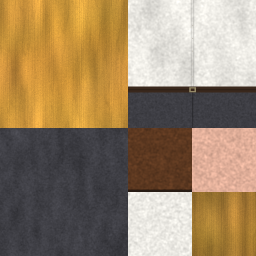
#> input picture pieces/lps-hombre/out/body_256.png, 256 x 256 px
$ python make_props.py
#> lines starting #> are read from the running program, lines starting #| are printed output that depends on the picture; after the words box and inside, x2 and y2 are one past the last pixel; in counts of white or black regions, pixels touching at a corner belong together
"""venv: prop + easter-egg textures for lps-onoda (pixel art, nearest). Writes tex/props/*.png and tex/eggs/*.png."""
from pathlib import Path
import numpy as np
from PIL import Image, ImageDraw, ImageFont

H = Path(__file__).resolve().parent; P = H / "props"; E = H / "eggs"
rng = np.random.default_rng(5)
IMPACT = "/System/Library/Fonts/Supplemental/Impact.ttf"; MONO = "/System/Library/Fonts/Supplemental/Courier New Bold.ttf"
f = lambda p, s: ImageFont.truetype(p, s)


def paper(w, h, base=(236, 226, 196)):
    a = np.zeros((h, w, 3)) + base + rng.normal(0, 5, (h, w, 3))
    return Image.fromarray(a.clip(0, 255).astype(np.uint8))


# commander's uniform: the old man's body texture tinted olive (skin / hands kept)
b = np.asarray(Image.open(H.parents[1] / "lps-hombre/out/body_256.png").convert("RGB")).astype(float)
lum = b.mean(2, keepdims=True) / 255; skin = (b[..., 0] > 190) & (b[..., 1] > 140) & (b[..., 2] > 110)
#> after `skin = (b[..., 0] > 190) & (b[..., 1] > 140) & (b[..., 2] > 110)`:
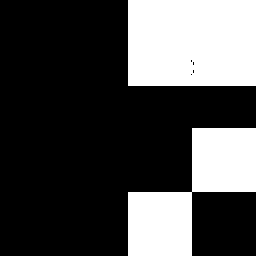
#> skin: shape (256, 256) bool; 29.3% white; 2 white regions, box (x1, y1, x2, y2) and area: (128, 0, 256, 86) 10999, (128, 128, 256, 256) 8192
ol = np.array((38, 42, 20)) + lum * np.array((92, 96, 50))
Image.fromarray(np.where(skin[..., None], b, ol).clip(0, 255).astype(np.uint8)).save(P / "cmdr_body_256.png")

im = paper(96, 128); d = ImageDraw.Draw(im)                             # leaflet
d.text((48, 18), "THE WAR", font=f(IMPACT, 17), fill=(30, 20, 14), anchor="mm")
d.text((48, 38), "IS OVER", font=f(IMPACT, 17), fill=(170, 20, 20), anchor="mm")
for y in range(56, 120, 7):
    d.line((10, y, 10 + rng.integers(50, 76), y), fill=(70, 60, 50), width=2)
im.save(P / "leaflet.png")

im = paper(128, 112, (238, 238, 228)); d = ImageDraw.Draw(im)           # Suzuki's checklist
for y in range(20, 112, 18):
    d.line((0, y, 128, y), fill=(150, 180, 220))
d.line((16, 0, 16, 112), fill=(220, 120, 120))
d.text((22, 4), "LOOKING FOR:", font=f(MONO, 13), fill=(20, 30, 90))
for i, t in enumerate(("PANDA", "YETI", "ONODA")):
    y = 26 + 18 * i; d.rectangle((22, y, 32, y + 10), outline=(20, 30, 90), width=2); d.text((38, y - 2), t, font=f(MONO, 14), fill=(20, 30, 90))
im.save(P / "checklist.png")
d.line((22, 66, 27, 72), fill=(200, 20, 20), width=3); d.line((27, 72, 36, 56), fill=(200, 20, 20), width=3)
im.save(P / "checklist_done.png")

im = paper(80, 128, (232, 218, 180)); d = ImageDraw.Draw(im)            # the order: vertical brush columns + red seal
for x in range(64, 8, -12):
    y = 10
    while y < 110:
        h = int(rng.integers(5, 10)); d.rectangle((x, y, x + 5, y + h), fill=(25, 20, 18)); y += h + 3
d.rectangle((8, 104, 22, 118), fill=(196, 30, 30)); im.save(P / "order.png")

# map (128 px, rows top = north): island mask -> height; sea with depth + wave streaks, beaches, forest, mountains
from PIL import ImageFilter
mask = Image.new("L", (128, 128), 0); d = ImageDraw.Draw(mask)
#> after `mask = Image.new('L', (128, 128), 0)`: mask: PIL image 128x128 L; every value is 0
d.polygon([(70, 0), (96, 6), (100, 30), (90, 48), (104, 64), (96, 74), (74, 60), (66, 40), (58, 20)], fill=255)   # Luzon
d.polygon([(70, 84), (90, 80), (98, 100), (84, 116), (68, 106)], fill=255)                                       # Mindoro
d.polygon([(44, 80), (54, 77), (56, 84), (46, 87)], fill=255)                                                    # Lubang
d.polygon([(110, 100), (124, 96), (127, 120), (114, 124)], fill=255)
m = np.asarray(mask, float) / 255
#> m: shape (128, 128) float64; values 0 (black) and 1 (white), 20.1% white; 4 white regions, box (x1, y1, x2, y2) and area: (58, 0, 105, 75) 2074, (68, 80, 99, 117) 774, (110, 96, 128, 125) 362, (44, 77, 57, 88) 87
dist = np.asarray(mask.filter(ImageFilter.GaussianBlur(6)), float) / 255
hgt = np.clip(np.asarray(mask.filter(ImageFilter.MinFilter(5)).filter(ImageFilter.GaussianBlur(5)), float) / 255, 0, 1)
hgt = hgt * (0.7 + 0.6 * rng.random((128, 128)) ** 2)
yy, xx = np.mgrid[:128, :128]
sea = np.array((22, 70, 150))[None, None] * (1 - dist[..., None]) + np.array((60, 170, 210))[None, None] * dist[..., None]
sea = sea * (0.95 + 0.1 * rng.random((128, 128, 1)))
sea[((xx + 3 * (yy % 7)) % 11 == 0) & (yy % 5 == 0)] = (150, 210, 240)                                          # wave streaks
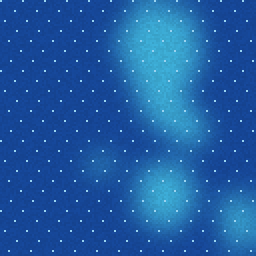
#> sea: shape (128, 128, 3) float64 (shown 2 times larger); mean of channels 0, 1, 2 31.8, 92, 163.3; drawn as R, G, B
land = np.where(hgt[..., None] > 0.62, np.array((120, 100, 64)), np.where(hgt[..., None] > 0.35, np.array((40, 120, 50)), np.array((80, 160, 60))))
land = land * (0.85 + 0.25 * rng.random((128, 128, 1)))
beach = (m > 0.5) & (np.asarray(mask.filter(ImageFilter.MinFilter(3)), float) < 128)
#> beach: shape (128, 128) bool; 3.1% white in thin lines or dots, all inside (x1, y1, x2, y2) = (44, 0, 128, 125)
a = np.where(m[..., None] > 0.5, land, sea); a[beach] = (230, 214, 150)
#> after `a[beach] = (230, 214, 150)`: a: shape (128, 128, 3) float64; mean of channels 0, 1, 2 42.2, 89.3, 138.6
im = Image.fromarray(a.clip(0, 255).astype(np.uint8)); d = ImageDraw.Draw(im)
d.text((50, 96), "LUBANG", font=f(IMPACT, 11), fill=(255, 240, 120), anchor="mm", stroke_width=1, stroke_fill=(30, 30, 30))
d.text((84, 26), "LUZON", font=f(IMPACT, 9), fill=(255, 255, 255), anchor="mm", stroke_width=1, stroke_fill=(30, 30, 30))
im.save(P / "map.png"); Image.fromarray((hgt * m * 255).astype(np.uint8)).save(P / "map_height.png")
#> after `im.save(P / 'map.png')`:
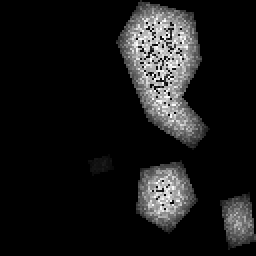
#> saved as map_height.png: PIL image 128x128 L (shown 2 times larger); min 0, max 255, mean 25

a = np.zeros((64, 64, 3)) + (60, 40, 24)                                 # book spines
x = 0
while x < 64:
    w = int(rng.integers(3, 7)); c = np.array([(150, 40, 30), (40, 70, 130), (40, 110, 60), (200, 170, 60), (90, 50, 110), (220, 210, 190)][rng.integers(6)])
    for row in (0, 32):
        h = int(rng.integers(22, 31)); a[row + 31 - h:row + 31, x:x + w] = c * (0.85 + 0.3 * rng.random())
        a[row + 31 - h + 4, x:x + w] = (230, 210, 120)
    x += w
#> this loop made 13 passes
#> (w, c, x) on passes 1 to 12: (3, [90, 50, 110], 3), (6, [220, 210, 190], 9), (6, [220, 210, 190], 15), (5, [220, 210, 190], 20), (4, [200, 170, 60], 24), (6, [220, 210, 190], 30), (3, [200, 170, 60], 33), (5, [40, 110, 60], 38), (6, [150, 40, 30], 44), (6, [220, 210, 190], 50), (5, [150, 40, 30], 55), (6, [90, 50, 110], 61)
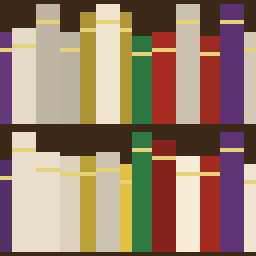
#> a: shape (64, 64, 3) float64 (shown 4 times larger); mean of channels 0, 1, 2 153.7, 128.7, 109; drawn as R, G, B
#> after the loop, x = 65
a[31] = a[63] = (90, 60, 34); Image.fromarray(a.clip(0, 255).astype(np.uint8)).save(P / "books.png")
#> after `a[31] = a[63] = (90, 60, 34)`: a: shape (64, 64, 3) float64; 3.12% of pixels changed, all inside (x1, y1, x2, y2) = (0, 31, 64, 64)


def poster(name, title, sub, draw, col=(30, 20, 14), base=(236, 226, 196)):
    im = paper(160, 224, base); d = ImageDraw.Draw(im)
    sz = 30
    while d.textlength(title, font=f(IMPACT, sz)) > 148:
        sz -= 1
    d.text((80, 24), title, font=f(IMPACT, sz), fill=col, anchor="mm")
    draw(d); d.text((80, 204), sub, font=f(IMPACT, 15), fill=col, anchor="mm")
    im.save(E / f"{name}.png")


def panda(d):
    d.ellipse((40, 60, 120, 140), fill=(250, 250, 250), outline=(20, 20, 20), width=3)
    for x in (42, 102):
        d.ellipse((x, 52, x + 22, 74), fill=(20, 20, 20))
    for x in (56, 88):
        d.ellipse((x, 84, x + 18, 106), fill=(20, 20, 20)); d.ellipse((x + 6, 90, x + 11, 95), fill=(255, 255, 255))
    d.ellipse((74, 108, 86, 116), fill=(20, 20, 20)); d.line((70, 124, 90, 124), fill=(20, 20, 20), width=2)
    d.rectangle((40, 150, 120, 180), fill=(20, 20, 20))


def yeti(d):
    """Shaggy Bigfoot mid-stride (the classic Patterson pose): fur strands all over a dark body, long arms, big feet."""
    r = np.random.default_rng(11)
    d.rectangle((14, 44, 146, 184), fill=(150, 160, 140))
    d.rectangle((14, 150, 146, 184), fill=(118, 128, 96))                              # grass strip
    body = [(78, 62), (92, 64), (104, 76), (108, 100), (104, 124), (110, 150), (116, 172), (100, 174), (94, 150),
            (86, 132), (80, 150), (70, 174), (54, 172), (64, 148), (68, 124), (62, 100), (64, 78)]
    arms = [[(64, 80), (54, 100), (50, 124), (56, 128), (62, 104), (70, 90)], [(104, 80), (114, 98), (118, 122), (112, 126), (106, 104), (100, 90)]]
    fur, dark = (70, 52, 38), (40, 30, 22)
    for poly in [body] + arms:
        d.polygon(poly, fill=fur)
    d.ellipse((72, 50, 96, 74), fill=fur)                                               # head with a pointed crown
    d.polygon([(76, 54), (84, 42), (92, 54)], fill=fur)
    for foot in ((48, 170, 74, 180), (96, 170, 124, 180)):                              # BIG feet
        d.ellipse(foot, fill=dark)
    edge = body + arms[0] + arms[1] + [(72 + 24 * k / 8, 50 + 6 * (k % 2)) for k in range(9)]
    for _ in range(420):                                                                 # shaggy strands
        x0, y0 = edge[r.integers(len(edge))]
        x0 += r.integers(-6, 7); y0 += r.integers(-6, 7)
        a = r.uniform(0.6, 2.5); ln = r.integers(3, 8)
        d.line((x0, y0, x0 + ln * np.cos(a) * r.choice((-1, 1)), y0 + ln * np.sin(a)), fill=[fur, dark, (104, 80, 58)][r.integers(3)], width=1)
    for _ in range(260):                                                                 # fur texture inside
        x0, y0 = r.integers(56, 114), r.integers(56, 168)
        d.line((x0, y0, x0 + r.integers(-2, 3), y0 + r.integers(2, 5)), fill=[dark, (104, 80, 58)][r.integers(2)], width=1)
    d.ellipse((79, 60, 83, 63), fill=(230, 220, 160)); d.ellipse((86, 60, 90, 63), fill=(230, 220, 160))    # eye glints


def harold(d):
    d.rectangle((14, 44, 146, 184), fill=(200, 220, 240))
    d.text((80, 112), "SURRENDER?\nIN THIS\nECONOMY?", font=f(IMPACT, 22), fill=(30, 30, 30), anchor="mm", align="center")


poster("missing_panda", "MISSING", "REWARD: 1 BAMBOO", panda)
#> call 4 of paper, with w = 160, h = 224, base = (236, 226, 196)
#> in paper (call 4), `return Image.fromarray(a.clip(0, 255).astype(np.uint8))`:
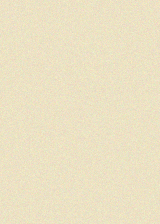
#> returned value: PIL image 160x224 RGB; mean R, G, B 235.5, 225.5, 195.5
#> after the loop in poster, `while d.textlength(title, font=f(IMPACT, sz)) > 148:`: sz = 30
poster("wanted_yeti", "HAVE YOU SEEN", "PLEASE CALL SUZUKI", yeti, col=(140, 20, 20))
#> the loop in poster (call 2), `while d.textlength(title, font=f(IMPACT, sz)) > 148:` made 12 passes
#> sz on passes 1 to 12: 29, 28, 27, 26, 25, 24, 23, 22, 21, 20, 19, 18
poster("surrender_economy", "STAFF PICK", "Taniguchi Books, Tokyo", harold)
#> in paper (call 6), `a = np.zeros((h, w, 3)) + base + rng.normal(0, 5, (h, w, 3))`:
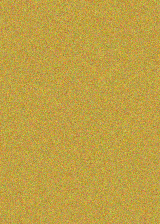
#> a: shape (224, 160, 3) float64; mean of channels 0, 1, 2 236.1, 226, 196; drawn with min black and max white
im = paper(160, 224, (250, 236, 120)); d = ImageDraw.Draw(im)           # bookshop easter egg: For Dummies parody
d.rectangle((0, 0, 160, 40), fill=(20, 20, 20)); d.text((80, 20), "for DUMMIES", font=f(IMPACT, 24), fill=(250, 236, 120), anchor="mm")
d.text((80, 100), "SURRENDERING\nAFTER 29\nYEARS", font=f(IMPACT, 24), fill=(20, 20, 20), anchor="mm", align="center")
d.text((80, 190), "A Reference for the Rest of Us!", font=f(IMPACT, 11), fill=(20, 20, 20), anchor="mm"); im.save(E / "dummies.png")
# s08 tear-off calendar pages and the s16 tear
for yr in ("1945", "1946", "1955", "1965"):
    im = paper(96, 112, (246, 242, 232)); d = ImageDraw.Draw(im)
    d.rectangle((0, 0, 96, 22), fill=(190, 30, 30)); d.text((48, 11), "CALENDAR", font=f(IMPACT, 14), fill=(250, 240, 220), anchor="mm")
    for x in range(10, 96, 14):
        d.ellipse((x, 3, x + 5, 8), fill=(60, 50, 40))
    d.text((48, 64), yr, font=f(IMPACT, 40), fill=(20, 20, 20), anchor="mm")
    for k in range(5):
        d.line((14 + 15 * k, 96, 22 + 15 * k, 96), fill=(120, 110, 100), width=3)
    im.save(P / f"cal_{yr}.png")
#> this loop made 4 passes
#> pass 1, `im = paper(96, 112, (246, 242, 232))`:
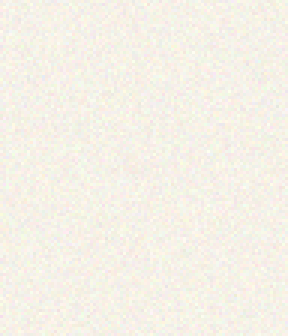
#> im: PIL image 96x112 RGB (shown 3 times larger); mean R, G, B 245.5, 241.5, 231.5
tear = Image.new("RGBA", (16, 24), (0, 0, 0, 0)); d = ImageDraw.Draw(tear)
d.polygon([(8, 0), (14, 14), (8, 23), (2, 14)], fill=(150, 210, 255, 255)); d.ellipse((2, 9, 14, 23), fill=(150, 210, 255, 255))
d.ellipse((5, 12, 8, 16), fill=(240, 250, 255, 255)); tear.save(P / "tear.png")
#> (the run stopped early here; a loop or call above may not have finished)
